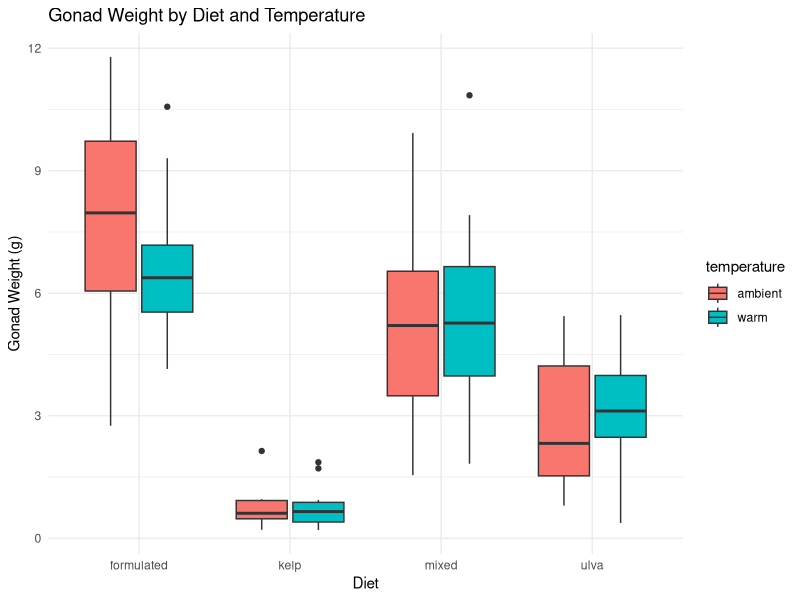
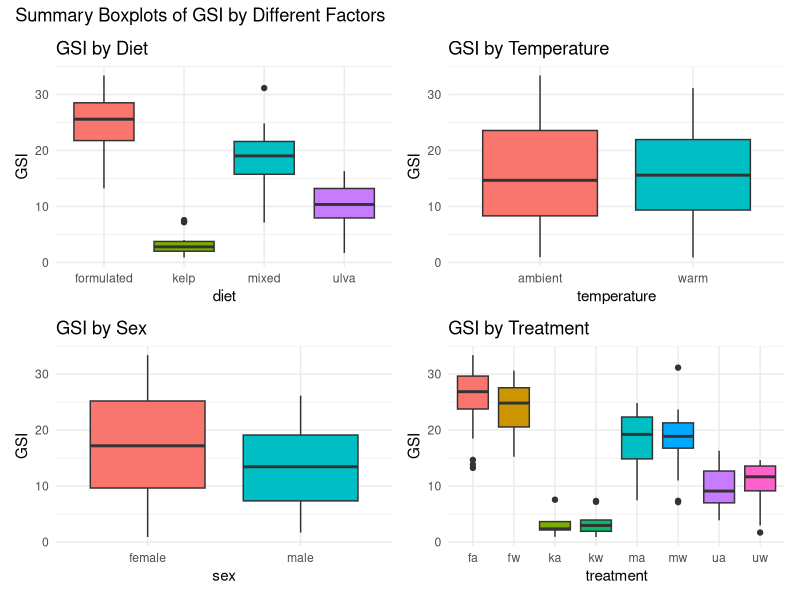

Generate these figures, in order, with R:
## ---- chunk 1
library(tidyverse)
## ---- chunk 2
# Adéle Venter, VNTADE002
# Load required packages
library(readxl)
## ---- chunk 3
urchin_data <- read_excel("data/gonad quality_Cape urchin.xlsx")
## ---- chunk 4
# Wrangle the data
urchin_clean <- urchin_data %>%
  
  
  # Ensure correct data types for all variables
  mutate(
    # Text variables as factors
    diet = as.factor(diet),
    temperature = as.factor(temperature),
    treatment = as.factor(treatment),
    animal_colour = as.factor(animal_colour),
    sex = as.factor(sex),
    
    # Numerical variables as numeric
    week = as.numeric(week),
    animal_weight = as.numeric(animal_weight),
    gonad_weight = as.numeric(gonad_weight),
    GSI = as.numeric(GSI),
    L_star = as.numeric(`L*`),  # Note the backticks for special characters
    a_star = as.numeric(`a*`),
    b_star = as.numeric(`b*`)
  ) %>%
  
  # Remove animal_colour variable
  select(-animal_colour) %>%
  
  # Arrange the data in a logical order
  arrange(diet, temperature, treatment, week, sex) %>%
  
  # Select and reorder columns for better readability
  select(
    # Identifiers first
    diet, temperature, treatment, sex,
    # Measurements next
    animal_weight, gonad_weight, GSI,
    # Color values
    L_star, a_star, b_star,
  )
## ---- chunk 5
# View the cleaned data structure
glimpse(urchin_clean)

# Check for any NA values
summary(urchin_clean)
## ---- chunk 6
# If you need the data in LONG format for certain analyses:
urchin_long <- urchin_clean %>%
  pivot_longer(
    cols = c(animal_weight, gonad_weight, GSI, L_star, a_star, b_star),
    names_to = "variable",
    values_to = "value"
  )

# View the long format
head(urchin_long)
## ---- chunk 7
# Boxplot of gonad weight by diet and temperature
ggplot(urchin_clean, aes(x = diet, y = gonad_weight, fill = temperature)) +
  geom_boxplot() +
  theme_minimal() +
  labs(title = "Gonad Weight by Diet and Temperature",
       x = "Diet", y = "Gonad Weight (g)")

# Multiple boxplots for key variables
library(patchwork)

p1 <- ggplot(urchin_clean, aes(x = diet, y = GSI, fill = diet)) +
  geom_boxplot() + theme_minimal() + labs(title = "GSI by Diet") +
  theme(legend.position = "none")

p2 <- ggplot(urchin_clean, aes(x = temperature, y = GSI, fill = temperature)) +
  geom_boxplot() + theme_minimal() + labs(title = "GSI by Temperature") +
  theme(legend.position = "none")

p3 <- ggplot(urchin_clean, aes(x = sex, y = GSI, fill = sex)) +
  geom_boxplot() + theme_minimal() + labs(title = "GSI by Sex") +
  theme(legend.position = "none")

p4 <- ggplot(urchin_clean, aes(x = treatment, y = GSI, fill = treatment)) +
  geom_boxplot() + theme_minimal() + labs(title = "GSI by Treatment") +
  theme(legend.position = "none")

# Combine all plots
(p1 | p2) / (p3 | p4) +
  plot_annotation(title = "Summary Boxplots of GSI by Different Factors")
## ---- chunk 8
# To save the cleaned data
write_csv(urchin_clean, "data/urchin_clean.csv")
write_csv(urchin_long, "data/urchin_long.csv")
